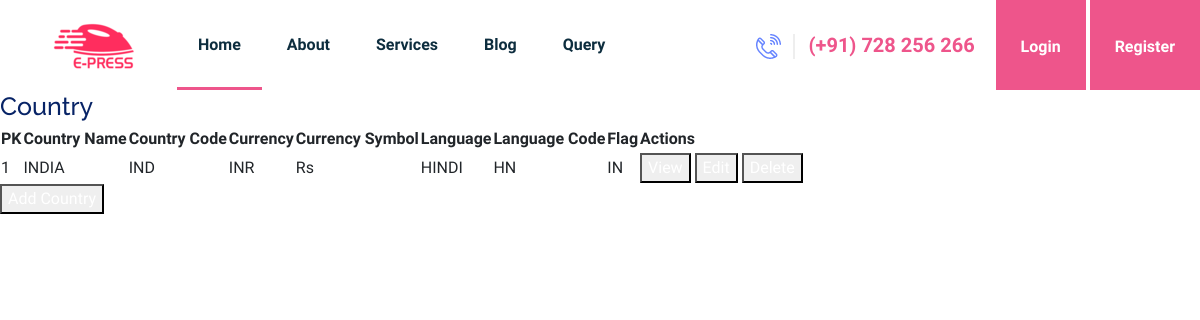
/master/country/ (signed in), run on the app's committed database.
### master/models.py (models this page shows, shortened)
class Country(models.Model):
    name = models.CharField(max_length=100, blank=False, null=False)
    code = models.CharField(max_length=10, blank=False, null=False)
    currency = models.CharField(max_length=50, blank=False, null=False)
    currency_symbol = models.CharField(max_length=10, blank=False, null=False)
    language = models.CharField(max_length=50, blank=False, null=False)
    language_code = models.CharField(max_length=10, blank=False, null=False)
    flag = models.CharField(max_length=10, blank=False, null=False)

### master/views.py (the view)
# urls.py: path('country/', CountryListView.as_view(), name='country_list'),
class CountryListView(LoginRequiredMixin, UserPassesTestMixin, ListView):
    model = Country
    template_name = 'master/country/country_list.html'
    context_object_name = 'countries'
    def test_func(self):
        return self.request.user.is_superuser

### templates/master/country/country_list.html (shortened to what this page needs)
{% extends 'home.html' %}
{% block content %}
  <h1>Country</h1>
  <table>
    <thead>
      <tr>
        <th>PK</th>
        <th>Country Name</th>
        <th>Country Code</th>
        <th>Currency</th>
        <th>Currency Symbol</th>
        <th>Language</th>
        <th>Language Code</th>
        <th>Flag</th>
        <th>Actions</th>
        <th></th>
        <th></th>
        <th></th>
      </tr>
    </thead>
    <tbody>
      {% for country in countries %}
        <tr>
          <td>{{ country.pk }}</td>
          <td>{{ country.name }}</td>
          <td>{{ country.code }}</td>
          <td>{{ country.currency }}</td>
          <td>{{ country.currency_symbol }}</td>
          <td>{{ country.language }}</td>
          <td>{{ country.language_code }}</td>
          <td>{{ country.flag }}</td>
          <td>
            <form>
              <button type="submit" formaction="{% url 'country_detail' country.pk %}">View</button>
              <button type="submit" formaction="{% url 'country_edit' country.pk %}">Edit</button>
              <button type="submit" formaction="{% url 'country_delete' country.pk %}">Delete</button>
            </form>
          </td>
        </tr>
      {% endfor %}
    </tbody>
  </table>
  <form action="{% url 'country_add' %}">
    <button type="submit">Add Country</button>
  </form>
{% endblock %}

### data on the page
Country: pk "1", name "INDIA", code "IND", currency "INR", currency_symbol "Rs", language "HINDI", language_code "HN", flag "IN"
